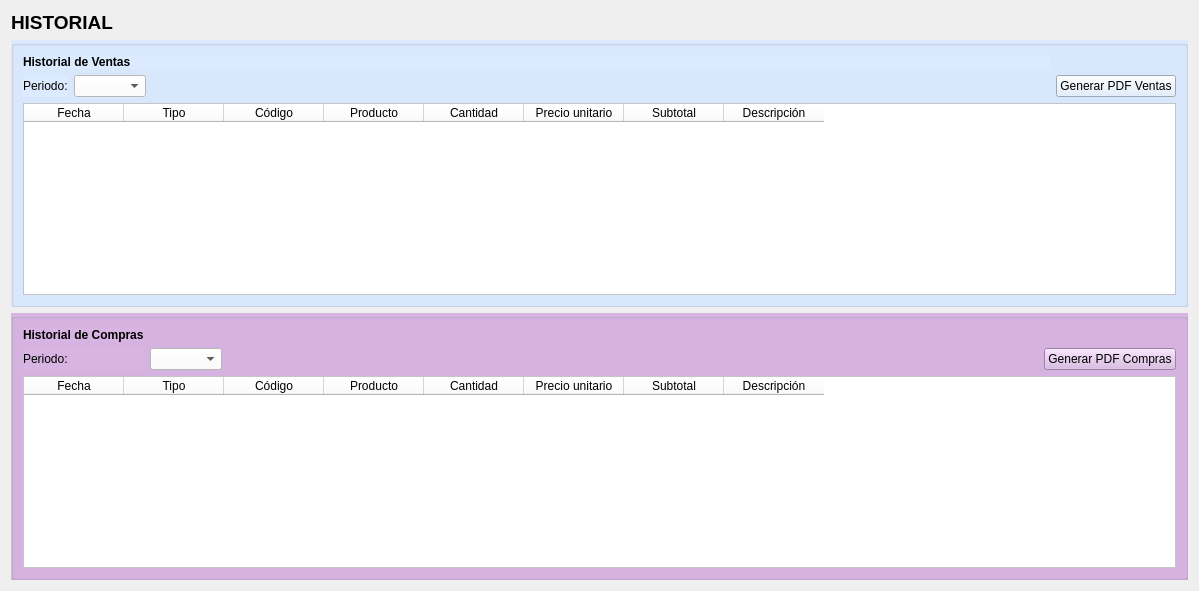
      <widget class="QWidget" name="tabHistorial">
       <attribute name="title">
        <string>Historial</string>
       </attribute>
       <layout class="QGridLayout" name="gridLayout_2">
        <item row="2" column="0">
         <widget class="QGroupBox" name="gboxHistCompras">
          <property name="styleSheet">
           <string notr="true">background-color: rgb(216, 180, 226);</string>
          </property>
          <property name="title">
           <string/>
          </property>
          <layout class="QGridLayout" name="gridLayout_4">
           <item row="1" column="2">
            <spacer name="espacioHistCompras">
             <property name="orientation">
              <enum>Qt::Orientation::Horizontal</enum>
             </property>
             <property name="sizeHint" stdset="0">
              <size>
               <width>810</width>
               <height>20</height>
              </size>
             </property>
            </spacer>
           </item>
           <item row="1" column="3">
            <widget class="QPushButton" name="btnPDFHistCompras">
             <property name="text">
              <string>Generar PDF Compras</string>
             </property>
            </widget>
           </item>
           <item row="1" column="0">
            <widget class="QLabel" name="labelPeriodoHistCompras">
             <property name="text">
              <string>Periodo:</string>
             </property>
            </widget>
           </item>
           <item row="0" column="0">
            <widget class="QLabel" name="labelHistorialCompras">
             <property name="font">
              <font>
               <bold>true</bold>
              </font>
             </property>
             <property name="text">
              <string>Historial de Compras</string>
             </property>
            </widget>
           </item>
           <item row="1" column="1">
            <widget class="QComboBox" name="comboPeriodoHistCompras">
             <property name="styleSheet">
              <string notr="true">background-color: rgb(255, 255, 255);</string>
             </property>
            </widget>
           </item>
           <item row="2" column="0" colspan="4">
            <widget class="QTableWidget" name="tableHistorialCompras">
             <property name="styleSheet">
              <string notr="true">background-color: rgb(255, 255, 255);</string>
             </property>
             <column>
              <property name="text">
               <string>Fecha</string>
              </property>
             </column>
             <column>
              <property name="text">
               <string>Tipo</string>
              </property>
             </column>
             <column>
              <property name="text">
               <string>Código</string>
              </property>
             </column>
             <column>
              <property name="text">
               <string>Producto</string>
              </property>
             </column>
             <column>
              <property name="text">
               <string>Cantidad</string>
              </property>
             </column>
             <column>
              <property name="text">
               <string>Precio unitario</string>
              </property>
             </column>
             <column>
              <property name="text">
               <string>Subtotal</string>
              </property>
             </column>
             <column>
              <property name="text">
               <string>Descripción</string>
              </property>
             </column>
            </widget>
           </item>
          </layout>
         </widget>
        </item>
        <item row="1" column="0">
         <widget class="QGroupBox" name="gboxHistVentas">
          <property name="styleSheet">
           <string notr="true">background-color: #dbeafe;</string>
          </property>
          <property name="title">
           <string/>
          </property>
          <layout class="QGridLayout" name="gridLayout_3">
           <item row="2" column="0">
            <widget class="QLabel" name="labelPeriodoHistVentas">
             <property name="text">
              <string>Periodo:</string>
             </property>
            </widget>
           </item>
           <item row="2" column="1">
            <widget class="QComboBox" name="comboPeriodoHistVentas">
             <property name="styleSheet">
              <string notr="true">background-color: rgb(255, 255, 255);</string>
             </property>
            </widget>
           </item>
           <item row="2" column="3">
            <widget class="QPushButton" name="btnPDFHistVentas">
             <property name="text">
              <string>Generar PDF Ventas</string>
             </property>
            </widget>
           </item>
           <item row="3" column="0" colspan="4">
            <widget class="QTableWidget" name="tableHistorialVentas">
             <property name="styleSheet">
              <string notr="true">background-color: rgb(255, 255, 255);</string>
             </property>
             <column>
              <property name="text">
               <string>Fecha</string>
              </property>
             </column>
             <column>
              <property name="text">
               <string>Tipo</string>
              </property>
             </column>
             <column>
              <property name="text">
               <string>Código</string>
              </property>
             </column>
             <column>
              <property name="text">
               <string>Producto</string>
              </property>
             </column>
             <column>
              <property name="text">
               <string>Cantidad</string>
              </property>
             </column>
             <column>
              <property name="text">
               <string>Precio unitario</string>
              </property>
             </column>
             <column>
              <property name="text">
               <string>Subtotal</string>
              </property>
             </column>
             <column>
              <property name="text">
               <string>Descripción</string>
              </property>
             </column>
            </widget>
           </item>
           <item row="2" column="2">
            <spacer name="espacioHistVentas">
             <property name="orientation">
              <enum>Qt::Orientation::Horizontal</enum>
             </property>
             <property name="sizeHint" stdset="0">
              <size>
               <width>823</width>
               <height>20</height>
              </size>
             </property>
            </spacer>
           </item>
           <item row="0" column="0" colspan="3">
            <widget class="QLabel" name="labelHistorialVentas">
             <property name="font">
              <font>
               <bold>true</bold>
              </font>
             </property>
             <property name="text">
              <string>Historial de Ventas</string>
             </property>
            </widget>
           </item>
          </layout>
         </widget>
        </item>
        <item row="0" column="0">
         <widget class="QLabel" name="labelHistorialPrincipal">
          <property name="font">
           <font>
            <pointsize>14</pointsize>
            <bold>true</bold>
           </font>
          </property>
          <property name="text">
           <string>HISTORIAL</string>
          </property>
         </widget>
        </item>
       </layout>
      </widget>
